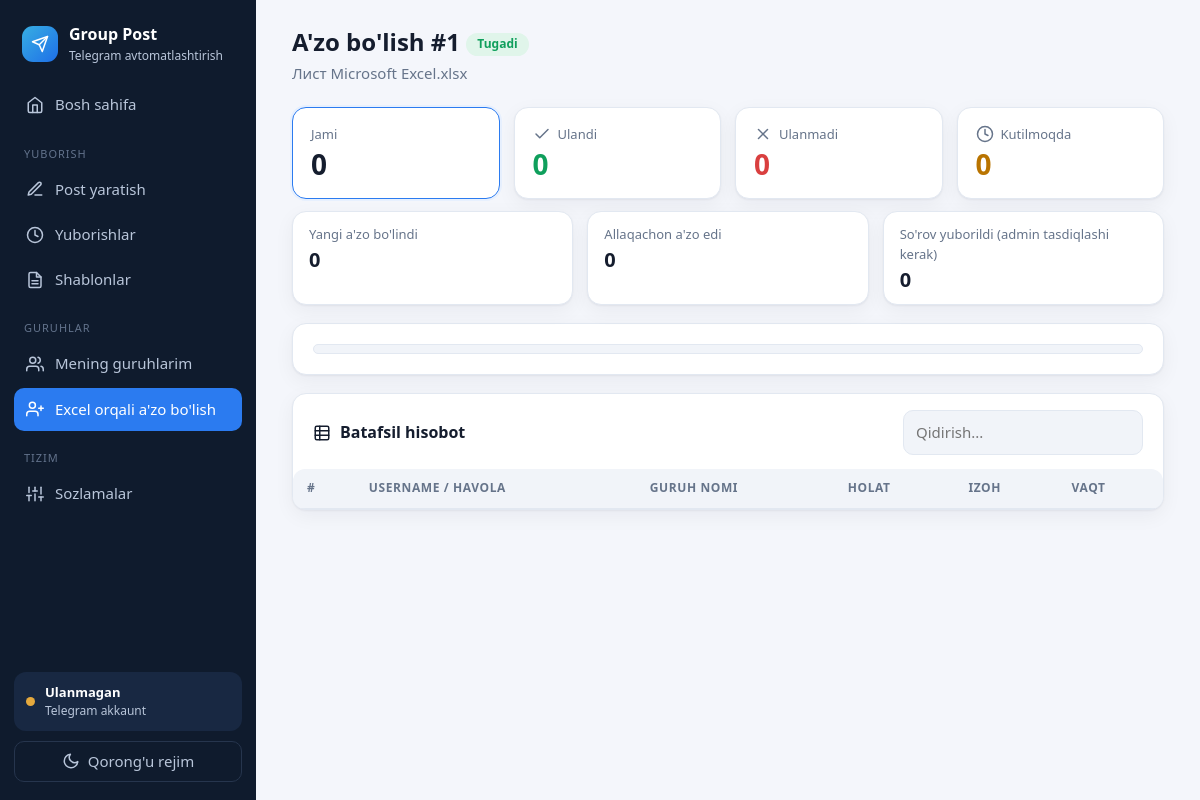
Page /join/1 on the committed database.
### tables this page shows
CREATE TABLE join_batches(
    id INTEGER PRIMARY KEY AUTOINCREMENT, filename TEXT, status TEXT DEFAULT 'draft',
    min_delay INTEGER, max_delay INTEGER, daily_limit INTEGER,
    created_at TEXT, started_at TEXT, finished_at TEXT, next_at TEXT, resume_at TEXT, error TEXT,
    total INTEGER DEFAULT 0, raw TEXT
);

### code/app/main.py (the view)
@app.get("/join/{bid}")
async def join_report(request: Request, bid: int):
    b = db.one("SELECT * FROM join_batches WHERE id=?", (bid,))
    if not b:
        return go("/join", err="Topilmadi")
    if b["status"] == "draft":
        return go(f"/join/{bid}/setup")
    return page(request, "join_report.html", b=b)

### code/app/templates/join_report.html (shortened to what this page needs)
{% extends "base.html" %}{% block title %}A'zo bo'lish #{{ b.id }}{% endblock %}
{% block content %}
<div class="page-h"><div><h1>A'zo bo'lish #{{ b.id }} <span class="badge b-{{ b.status }}" id="st" style="vertical-align:middle">{{ BATCH[b.status] }}</span></h1>
  <p class="sub" id="sub">{{ b.filename }}</p></div><div class="actions" id="acts"></div></div>
<div class="grid g4" style="margin-bottom:12px">
  <div class="stat btn-like sel" data-f="all"><div class="k">Jami</div><div class="v" id="c_total">0</div></div>
  <div class="stat ok btn-like" data-f="ok"><div class="k">{{ ic('check') }} Ulandi</div><div class="v" id="c_ok">0</div></div>
  <div class="stat bad btn-like" data-f="bad"><div class="k">{{ ic('x') }} Ulanmadi</div><div class="v" id="c_bad">0</div></div>
  <div class="stat warn btn-like" data-f="pending"><div class="k">{{ ic('clock') }} Kutilmoqda</div><div class="v" id="c_pend">0</div></div>
</div>
<div class="grid g3" style="margin-bottom:18px">
  <div class="stat" style="padding:12px 16px"><div class="k">Yangi a'zo bo'lindi</div><div class="v" style="font-size:20px" id="c_joined">0</div></div>
  <div class="stat" style="padding:12px 16px"><div class="k">Allaqachon a'zo edi</div><div class="v" style="font-size:20px" id="c_already">0</div></div>
  <div class="stat btn-like" data-f="requested" style="padding:12px 16px"><div class="k">So'rov yuborildi (admin tasdiqlashi kerak)</div><div class="v" style="font-size:20px" id="c_req">0</div></div>
</div>
<div class="card"><div class="bar"></div></div>
<div class="card" style="padding:0">
  <div class="card-h" style="padding:16px 20px 0"><h2>{{ ic('table') }} Batafsil hisobot</h2>
    <input type="search" id="q" placeholder="Qidirish..." style="max-width:240px"></div>
  <div class="tbl-wrap" style="border:0;max-height:560px"><table><thead><tr><th>#</th><th>Username / havola</th><th>Guruh nomi</th><th>Holat</th><th>Izoh</th><th>Vaqt</th></tr></thead><tbody id="rows"></tbody></table></div>
</div>
{% endblock %}

### code/app/static/style.css (style rules this page uses)
:root { color-scheme:light; --bg:#f4f6fb;--surface:#fff;--surface2:#f1f4f9;--tx:#151d2e;--mut:#66748a;--bd:#e2e8f1; --pri:#2b7bf0;--pri2:#1d64d1;--pri-soft:#e7f0fe; --ok:#0f9f5c;--ok-soft:#e0f5ea;--warn:#b97400;--warn-soft:#fff3d3;--bad:#d93f3f;--bad-soft:#fde8e8; --bub:#e5f1ff;--side:#0f1b2d;--side-tx:#b9c6da;--side-hv:#182842; --sh:0 1px 2px rgba(18,28,48,.05),0 6px 20px rgba(18,28,48,.05);--r:14px;--r-sm:10px; }
* { box-sizing:border-box }
html { scroll-behavior:smooth }
body { margin:0;background:var(--bg);color:var(--tx);font:15px/1.55 "Segoe UI",system-ui,-apple-system,Roboto,sans-serif;-webkit-font-smoothing:antialiased }
h1 { font-size:24px;line-height:1.2;margin:0 }
h2 { font-size:16px;margin:0 }
.ic { width:18px;height:18px;fill:none;stroke:currentColor;stroke-width:2;stroke-linecap:round;stroke-linejoin:round;flex:none;vertical-align:-3px }
.page-h { display:flex;justify-content:space-between;align-items:flex-start;gap:16px;flex-wrap:wrap;margin-bottom:22px }
.page-h .sub { color:var(--mut);margin:5px 0 0 }
.card { background:var(--surface);border:1px solid var(--bd);border-radius:var(--r);padding:20px;margin-bottom:18px;box-shadow:var(--sh) }
.card-h { display:flex;align-items:center;justify-content:space-between;gap:12px;flex-wrap:wrap;margin-bottom:14px }
.card-h h2 { display:flex;align-items:center;gap:9px }
.grid { display:grid;gap:14px }
.g3 { grid-template-columns:repeat(3,minmax(0,1fr)) }
.g4 { grid-template-columns:repeat(4,minmax(0,1fr)) }
.stat { background:var(--surface);border:1px solid var(--bd);border-radius:var(--r);padding:16px 18px;box-shadow:var(--sh);position:relative;overflow:hidden }
.stat .k { color:var(--mut);font-size:13px;display:flex;align-items:center;gap:7px }
.stat .v { font-size:28px;font-weight:700;line-height:1.2;margin-top:4px }
.stat.ok .v { color:var(--ok) }
.stat.bad .v { color:var(--bad) }
.stat.warn .v { color:var(--warn) }
.stat.btn-like { cursor:pointer;transition:transform .1s,border-color .1s }
.stat.sel { border-color:var(--pri);box-shadow:0 0 0 2px var(--pri-soft) }
input[type=text],input[type=password],input[type=number],input[type=datetime-local],input[type=search],select,textarea { width:100%;padding:10px 12px;border:1px solid var(--bd);border-radius:var(--r-sm);background:var(--surface2);color:var(--tx);font:inherit;transition:border-color .12s,box-shadow .12s }
.tbl-wrap { overflow:auto;border:1px solid var(--bd);border-radius:12px }
table { width:100%;border-collapse:collapse }
th,td { padding:10px 14px;text-align:left;vertical-align:middle;border-bottom:1px solid var(--bd) }
th { font-size:12px;text-transform:uppercase;letter-spacing:.05em;color:var(--mut);font-weight:600;background:var(--surface2);position:sticky;top:0 }
.badge { display:inline-flex;align-items:center;gap:5px;padding:3px 10px;border-radius:99px;font-size:12px;font-weight:600;background:var(--surface2);color:var(--mut);border:1px solid var(--bd);white-space:nowrap }
.b-sent,.b-done,.b-joined,.b-already { background:var(--ok-soft);color:var(--ok);border-color:transparent }
.bar { height:10px;background:var(--surface2);border-radius:99px;overflow:hidden;border:1px solid var(--bd) }

### rows in the picture
join_batches: id "1", status "Tugadi", filename "Лист Microsoft Excel.xlsx"
